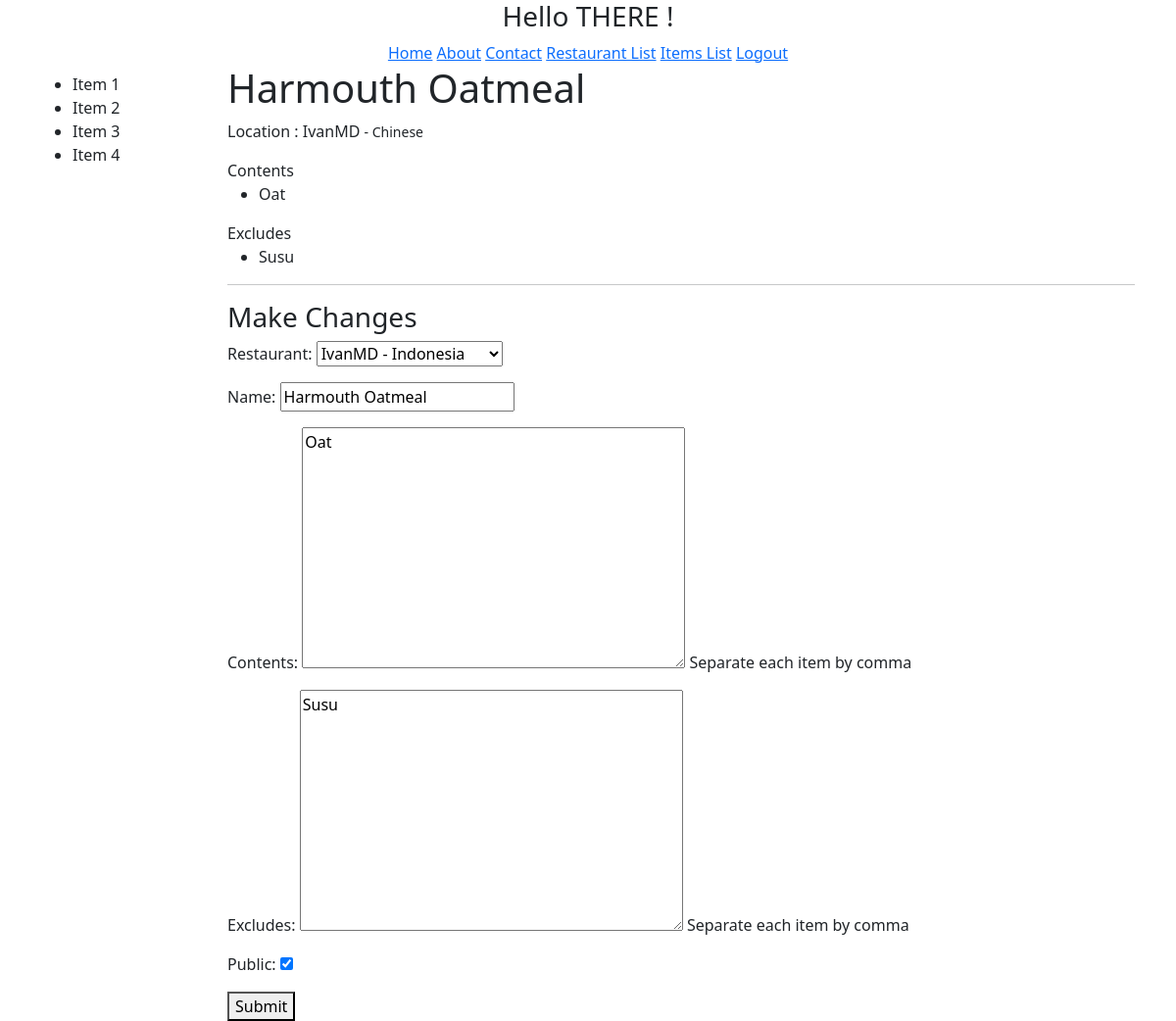
The app's page /items/6/ (signed in) with its own data.
### menus/models.py (models this page shows, shortened)
class Item(models.Model):
    user = models.ForeignKey(settings.AUTH_USER_MODEL, on_delete=models.CASCADE)
    restaurant = models.ForeignKey(RestaurantLocation, on_delete=models.CASCADE)
    name = models.CharField(max_length=120)
    contents = models.TextField(help_text='Separate each item by comma')
    excludes = models.TextField(blank=True, null=True, help_text='Separate each item by comma')
    public = models.BooleanField(default=True)
    timestamp = models.DateTimeField(auto_now_add=True)
    updated = models.DateTimeField(auto_now=True)
    image_url = models.URLField(max_length=500, blank=True, null=True)
    class Meta : # Sorting on descending for -
        ordering = ['-updated', '-timestamp']
    def get_contents(self):
        return self.contents.split(",")
    def get_excludes(self):
        return self.excludes.split(",")

### restaurants/models.py (models this page shows, shortened)
class RestaurantLocation(models.Model):
    owner = models.ForeignKey(User, on_delete=models.CASCADE, default=1)
    name = models.CharField(max_length=100)
    location = models.CharField(max_length=200, null=True, blank=True)
    category = models.CharField(max_length=200, null=True, blank=True, validators = [validate_category])
    timestamp = models.DateTimeField(auto_now_add=True)
    updated = models.DateTimeField(auto_now=True)
    my_date_field = models.DateField(auto_now=True)
    slug = models.SlugField(null=True, blank=True)
    objects = RestaurantLocationManager() # add Model.objects.all()
    def __str__(self):
        return self.name + ' - ' + self.location

### menus/views.py (the view, shortened to what this page needs)
# urls.py: re_path(r'(?P<pk>[\w-]+)/$', ItemUpdateView.as_view(), name='detail'),
class ItemUpdateView(LoginRequiredMixin, UpdateView):
    template_name = 'menus/detail-update.html'
    form_class = ItemForm
    def get_form_kwargs(self):
        kwargs = super(ItemUpdateView, self).get_form_kwargs()
        kwargs['user'] = self.request.user
        return kwargs
    def get_queryset(self):
        return Item.objects.filter(user=self.request.user)
    def get_context_data(self, *args, **kwargs):
        context = super(ItemUpdateView, self).get_context_data(*args, **kwargs)
        context['title'] = 'Update Item'
        return context

### menus/forms.py
class ItemForm(forms.ModelForm):
    class Meta:
        model = Item
        fields = [
            "restaurant",
            "name",
            "contents",
            "excludes",
            "public",
        ]
    def __init__(self, user=None, *args, **kwargs):
        super(ItemForm, self).__init__(*args, **kwargs)
        self.fields["restaurant"].queryset = RestaurantLocation.objects.filter(owner=user) #, item__isnull=True) #.exclude(item__isnull=False)

### restaurants/models.py (called while the page is built)
    def get_queryset(self):
        return RestaurantLocationQuerySet(self.model, using=self._db)

### menus/templates/menus/detail-update.html (shortened to what this page needs)
{% extends "base.html" %}
{% block content %}
    <h1>{{ form.instance.name }}</h1>
    <p>Location : {{ form.instance.restaurant.name }} <small> - {{ form.instance.restaurant.category }}</small> </p>
    {% if form.instance.contents %}
        Contents
        <ul>
            {% for item in form.instance.get_contents %}
                <li>
                    {{ item }}
                </li>
            {% endfor %}
        </ul>
    {% endif %}
    {% if form.instance.excludes %}
        Excludes
        <ul>
            {% for item in form.instance.get_excludes %}
                <li>
                    {{ item }}
                </li>
            {% endfor %}
        </ul>
    {% endif %}
<hr/>
<h3>Make Changes</h3>
{% include 'snippets/form-snippet.html' with form=form%}
{% endblock content %}

### LearnMVC/template/snippets/form-snippet.html (shortened to what this page needs)
<form method='POST'>{% csrf_token %}
    {{ form.as_p }}
    <button type="submit" class="submit">Submit</button>
</form>

### records on screen
Item: instance.name "Harmouth Oatmeal", instance.restaurant.name "IvanMD", instance.restaurant.category "Chinese", get_contents "Oat", get_excludes "Susu", restaurant "IvanMD - Indonesia", contents "Oat", excludes "Susu", public "☑"
RestaurantLocation: name "Harmouth Oatmeal"
